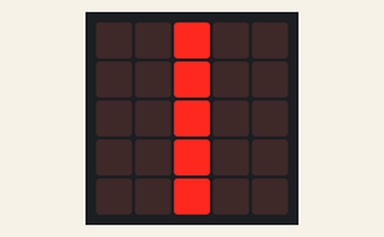
Simulated run of this program. Board: BBC micro:bit (MakeCode). On the bench: the board's 5×5 LED display.

Above: at 0.2 s.
At 0.7 s:
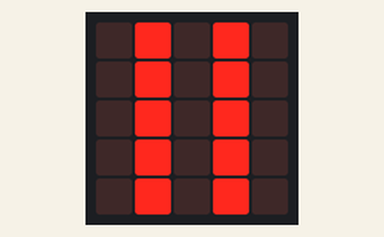
At 1.4 s:
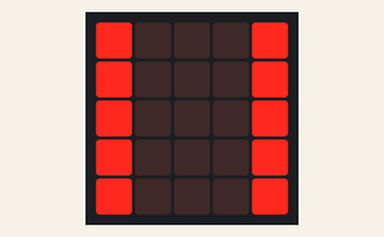

Measured:
- by itself, everything shown: repeats every 2.4 s, in 7 steps
- what the display in image 1 shows lasts 0.6 s, from 0.6 s to 1.2 s
- what the display in image 2 shows lasts 0.4 s, from 1.2 s to 1.6 s

The program:

main.ts
```typescript
basic.forever(function () {
    basic.showLeds(`
        . . # . .
        . . # . .
        . . # . .
        . . # . .
        . . # . .
        `)
    basic.clearScreen()
    basic.pause(200)
    basic.showLeds(`
        . # . # .
        . # . # .
        . # . # .
        . # . # .
        . # . # .
        `)
    basic.pause(200)
    basic.clearScreen()
    basic.showLeds(`
        # . . . #
        # . . . #
        # . . . #
        # . . . #
        # . . . #
        `)
    basic.clearScreen()
    basic.pause(200)
    basic.showLeds(`
        . # . # .
        . # . # .
        . # . # .
        . # . # .
        . # . # .
        `)
    basic.clearScreen()
    basic.pause(200)
})
```

test.ts
```typescript
// aquí va el archivo "tests"; esto no se compilará cuando este paquete se utilice como una extensión.
```
